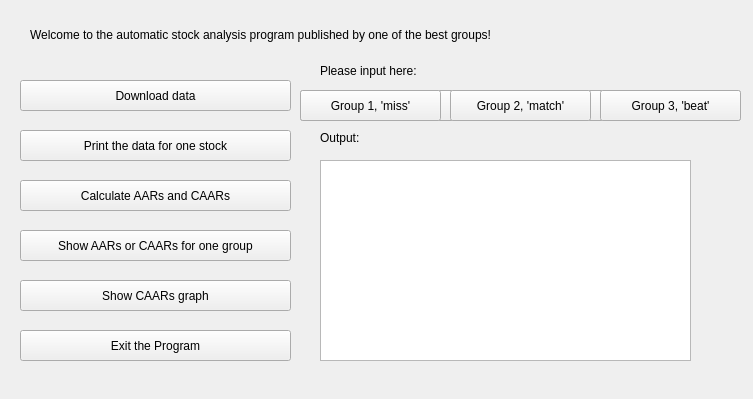
<?xml version="1.0" encoding="UTF-8"?>
<ui version="4.0">
 <class>FinalProjectWithGUIClass</class>
 <widget class="QWidget" name="FinalProjectWithGUIClass">
  <property name="geometry">
   <rect>
    <x>0</x>
    <y>0</y>
    <width>753</width>
    <height>399</height>
   </rect>
  </property>
  <property name="windowTitle">
   <string>FinalProjectWithGUI</string>
  </property>
  <widget class="QPushButton" name="downloadButton">
   <property name="geometry">
    <rect>
     <x>20</x>
     <y>80</y>
     <width>271</width>
     <height>31</height>
    </rect>
   </property>
   <property name="text">
    <string>Download data</string>
   </property>
  </widget>
  <widget class="QPushButton" name="printButton">
   <property name="geometry">
    <rect>
     <x>20</x>
     <y>130</y>
     <width>271</width>
     <height>31</height>
    </rect>
   </property>
   <property name="text">
    <string>Print the data for one stock</string>
   </property>
  </widget>
  <widget class="QPushButton" name="showGraphButton">
   <property name="geometry">
    <rect>
     <x>20</x>
     <y>280</y>
     <width>271</width>
     <height>31</height>
    </rect>
   </property>
   <property name="text">
    <string>Show CAARs graph</string>
   </property>
  </widget>
  <widget class="QPushButton" name="calculateButton">
   <property name="geometry">
    <rect>
     <x>20</x>
     <y>180</y>
     <width>271</width>
     <height>31</height>
    </rect>
   </property>
   <property name="text">
    <string>Calculate AARs and CAARs</string>
   </property>
  </widget>
  <widget class="QPushButton" name="exitButton">
   <property name="geometry">
    <rect>
     <x>20</x>
     <y>330</y>
     <width>271</width>
     <height>31</height>
    </rect>
   </property>
   <property name="text">
    <string>Exit the Program</string>
   </property>
  </widget>
  <widget class="QPushButton" name="showCAARButton">
   <property name="geometry">
    <rect>
     <x>20</x>
     <y>230</y>
     <width>271</width>
     <height>31</height>
    </rect>
   </property>
   <property name="text">
    <string>Show AARs or CAARs for one group</string>
   </property>
  </widget>
  <widget class="QTextBrowser" name="outputBox">
   <property name="geometry">
    <rect>
     <x>320</x>
     <y>160</y>
     <width>371</width>
     <height>201</height>
    </rect>
   </property>
  </widget>
  <widget class="QLabel" name="welcomeLabel">
   <property name="geometry">
    <rect>
     <x>30</x>
     <y>20</y>
     <width>711</width>
     <height>31</height>
    </rect>
   </property>
   <property name="text">
    <string>&lt;html&gt;&lt;head/&gt;&lt;body&gt;&lt;p&gt;Welcome to the automatic stock analysis program published by one of the best groups!&lt;/p&gt;&lt;/body&gt;&lt;/html&gt;</string>
   </property>
  </widget>
  <widget class="QLabel" name="inputLabel">
   <property name="geometry">
    <rect>
     <x>320</x>
     <y>60</y>
     <width>421</width>
     <height>21</height>
    </rect>
   </property>
   <property name="text">
    <string>Please input here:</string>
   </property>
  </widget>
  <widget class="QLabel" name="outputLabel">
   <property name="geometry">
    <rect>
     <x>320</x>
     <y>130</y>
     <width>341</width>
     <height>16</height>
    </rect>
   </property>
   <property name="text">
    <string>Output:</string>
   </property>
  </widget>
  <widget class="QLineEdit" name="inputLine">
   <property name="geometry">
    <rect>
     <x>320</x>
     <y>90</y>
     <width>371</width>
     <height>31</height>
    </rect>
   </property>
  </widget>
  <widget class="QPushButton" name="group1Button">
   <property name="geometry">
    <rect>
     <x>300</x>
     <y>90</y>
     <width>141</width>
     <height>31</height>
    </rect>
   </property>
   <property name="text">
    <string>Group 1, 'miss'</string>
   </property>
  </widget>
  <widget class="QPushButton" name="group2Button">
   <property name="geometry">
    <rect>
     <x>450</x>
     <y>90</y>
     <width>141</width>
     <height>31</height>
    </rect>
   </property>
   <property name="text">
    <string>Group 2, 'match'</string>
   </property>
  </widget>
  <widget class="QPushButton" name="group3Button">
   <property name="geometry">
    <rect>
     <x>600</x>
     <y>90</y>
     <width>141</width>
     <height>31</height>
    </rect>
   </property>
   <property name="text">
    <string>Group 3, 'beat'</string>
   </property>
  </widget>
  <widget class="QPushButton" name="submitStockPrice">
   <property name="geometry">
    <rect>
     <x>600</x>
     <y>90</y>
     <width>93</width>
     <height>31</height>
    </rect>
   </property>
   <property name="text">
    <string>Submit</string>
   </property>
  </widget>
  <widget class="QPushButton" name="AARButton">
   <property name="geometry">
    <rect>
     <x>370</x>
     <y>90</y>
     <width>93</width>
     <height>31</height>
    </rect>
   </property>
   <property name="text">
    <string>AAR</string>
   </property>
  </widget>
  <widget class="QPushButton" name="CAARButton">
   <property name="geometry">
    <rect>
     <x>520</x>
     <y>90</y>
     <width>93</width>
     <height>31</height>
    </rect>
   </property>
   <property name="text">
    <string>CAAR</string>
   </property>
  </widget>
  <widget class="QPushButton" name="group1AAR">
   <property name="geometry">
    <rect>
     <x>300</x>
     <y>90</y>
     <width>141</width>
     <height>31</height>
    </rect>
   </property>
   <property name="text">
    <string>Group 1, 'miss'</string>
   </property>
  </widget>
  <widget class="QPushButton" name="group2AAR">
   <property name="geometry">
    <rect>
     <x>450</x>
     <y>90</y>
     <width>141</width>
     <height>31</height>
    </rect>
   </property>
   <property name="text">
    <string>Group 2, 'match'</string>
   </property>
  </widget>
  <widget class="QPushButton" name="group3AAR">
   <property name="geometry">
    <rect>
     <x>600</x>
     <y>90</y>
     <width>141</width>
     <height>31</height>
    </rect>
   </property>
   <property name="text">
    <string>Group 3, 'beat'</string>
   </property>
  </widget>
 </widget>
 <layoutdefault spacing="6" margin="11"/>
 <resources>
  <include location="FinalProjectWithGUI.qrc"/>
 </resources>
 <connections/>
</ui>
